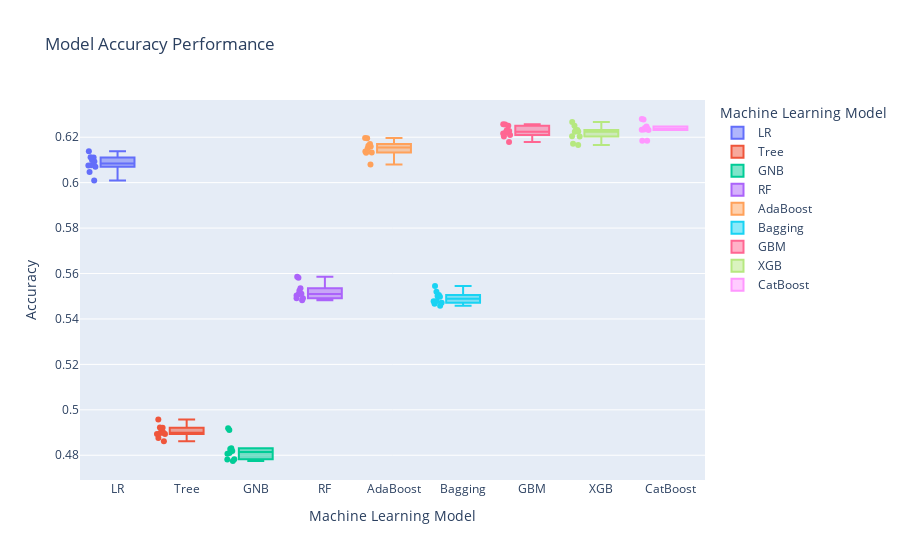

The code cell stored with this chart in its notebook:
### Code cell
fig = px.box(classifmod, x="Model", y="Accuracy", color="Model", points='all',
             labels={"Model": "Machine Learning Model",
                     "Accuracy": "Accuracy"},
             title="Model Accuracy Performance")
fig.show()
fig.write_html("products/plots/model_train_accuracies.html")

### Figure 1 — Plotly figure (JSON) as saved in the notebook; plotly's stock layout.template omitted (floating-point values rounded to 4 significant figures)
{"data": [{"alignmentgroup": "True", "boxpoints": "all", "hovertemplate": "Machine Learning Model=%{x}<br>Accuracy=%{y}<extra></extra>", "legendgroup": "LR", "marker": {"color": "#636efa"}, "name": "LR", "notched": false, "offsetgroup": "LR", "orientation": "v", "showlegend": true, "type": "box", "x": ["LR", "LR", "LR", "LR", "LR", "LR", "LR", "LR", "LR", "LR"], "x0": " ", "xaxis": "x", "y": [0.6075, 0.61, 0.607, 0.6093, 0.6076, 0.6138, 0.6111, 0.6046, 0.6111, 0.601], "y0": " ", "yaxis": "y"}, {"alignmentgroup": "True", "boxpoints": "all", "hovertemplate": "Machine Learning Model=%{x}<br>Accuracy=%{y}<extra></extra>", "legendgroup": "Tree", "marker": {"color": "#EF553B"}, "name": "Tree", "notched": false, "offsetgroup": "Tree", "orientation": "v", "showlegend": true, "type": "box", "x": ["Tree", "Tree", "Tree", "Tree", "Tree", "Tree", "Tree", "Tree", "Tree", "Tree"], "x0": " ", "xaxis": "x", "y": [0.4876, 0.4862, 0.4957, 0.4919, 0.4922, 0.4898, 0.4894, 0.4921, 0.49, 0.4894], "y0": " ", "yaxis": "y"}, {"alignmentgroup": "True", "boxpoints": "all", "hovertemplate": "Machine Learning Model=%{x}<br>Accuracy=%{y}<extra></extra>", "legendgroup": "GNB", "marker": {"color": "#00cc96"}, "name": "GNB", "notched": false, "offsetgroup": "GNB", "orientation": "v", "showlegend": true, "type": "box", "x": ["GNB", "GNB", "GNB", "GNB", "GNB", "GNB", "GNB", "GNB", "GNB", "GNB"], "x0": " ", "xaxis": "x", "y": [0.4806, 0.4783, 0.4919, 0.4775, 0.483, 0.4819, 0.4828, 0.4911, 0.4782, 0.481], "y0": " ", "yaxis": "y"}, {"alignmentgroup": "True", "boxpoints": "all", "hovertemplate": "Machine Learning Model=%{x}<br>Accuracy=%{y}<extra></extra>", "legendgroup": "RF", "marker": {"color": "#ab63fa"}, "name": "RF", "notched": false, "offsetgroup": "RF", "orientation": "v", "showlegend": true, "type": "box", "x": ["RF", "RF", "RF", "RF", "RF", "RF", "RF", "RF", "RF", "RF"], "x0": " ", "xaxis": "x", "y": [0.5503, 0.5492, 0.5582, 0.5511, 0.5586, 0.5509, 0.5482, 0.5491, 0.5525, 0.5535], "y0": " ", "yaxis": "y"}, {"alignmentgroup": "True", "boxpoints": "all", "hovertemplate": "Machine Learning Model=%{x}<br>Accuracy=%{y}<extra></extra>", "legendgroup": "AdaBoost", "marker": {"color": "#FFA15A"}, "name": "AdaBoost", "notched": false, "offsetgroup": "AdaBoost", "orientation": "v", "showlegend": true, "type": "box", "x": ["AdaBoost", "AdaBoost", "AdaBoost", "AdaBoost", "AdaBoost", "AdaBoost", "AdaBoost", "AdaBoost", "AdaBoost", "AdaBoost"], "x0": " ", "xaxis": "x", "y": [0.615, 0.6162, 0.6131, 0.6159, 0.6133, 0.6196, 0.617, 0.6137, 0.6195, 0.608], "y0": " ", "yaxis": "y"}, {"alignmentgroup": "True", "boxpoints": "all", "hovertemplate": "Machine Learning Model=%{x}<br>Accuracy=%{y}<extra></extra>", "legendgroup": "Bagging", "marker": {"color": "#19d3f3"}, "name": "Bagging", "notched": false, "offsetgroup": "Bagging", "orientation": "v", "showlegend": true, "type": "box", "x": ["Bagging", "Bagging", "Bagging", "Bagging", "Bagging", "Bagging", "Bagging", "Bagging", "Bagging", "Bagging"], "x0": " ", "xaxis": "x", "y": [0.5479, 0.5471, 0.5506, 0.5478, 0.5545, 0.5498, 0.5519, 0.5501, 0.5467, 0.5458], "y0": " ", "yaxis": "y"}, {"alignmentgroup": "True", "boxpoints": "all", "hovertemplate": "Machine Learning Model=%{x}<br>Accuracy=%{y}<extra></extra>", "legendgroup": "GBM", "marker": {"color": "#FF6692"}, "name": "GBM", "notched": false, "offsetgroup": "GBM", "orientation": "v", "showlegend": true, "type": "box", "x": ["GBM", "GBM", "GBM", "GBM", "GBM", "GBM", "GBM", "GBM", "GBM", "GBM"], "x0": " ", "xaxis": "x", "y": [0.6227, 0.625, 0.623, 0.6216, 0.621, 0.6256, 0.6257, 0.6203, 0.622, 0.6179], "y0": " ", "yaxis": "y"}, {"alignmentgroup": "True", "boxpoints": "all", "hovertemplate": "Machine Learning Model=%{x}<br>Accuracy=%{y}<extra></extra>", "legendgroup": "XGB", "marker": {"color": "#B6E880"}, "name": "XGB", "notched": false, "offsetgroup": "XGB", "orientation": "v", "showlegend": true, "type": "box", "x": ["XGB", "XGB", "XGB", "XGB", "XGB", "XGB", "XGB", "XGB", "XGB", "XGB"], "x0": " ", "xaxis": "x", "y": [0.6231, 0.6224, 0.6204, 0.6232, 0.6203, 0.6267, 0.625, 0.6166, 0.6225, 0.6171], "y0": " ", "yaxis": "y"}, {"alignmentgroup": "True", "boxpoints": "all", "hovertemplate": "Machine Learning Model=%{x}<br>Accuracy=%{y}<extra></extra>", "legendgroup": "CatBoost", "marker": {"color": "#FF97FF"}, "name": "CatBoost", "notched": false, "offsetgroup": "CatBoost", "orientation": "v", "showlegend": true, "type": "box", "x": ["CatBoost", "CatBoost", "CatBoost", "CatBoost", "CatBoost", "CatBoost", "CatBoost", "CatBoost", "CatBoost", "CatBoost"], "x0": " ", "xaxis": "x", "y": [0.6239, 0.6233, 0.6233, 0.6247, 0.6232, 0.6278, 0.628, 0.6184, 0.6241, 0.6184], "y0": " ", "yaxis": "y"}], "layout": {"boxmode": "overlay", "legend": {"title": {"text": "Machine Learning Model"}, "tracegroupgap": 0}, "title": {"text": "Model Accuracy Performance"}, "xaxis": {"anchor": "y", "categoryarray": ["LR", "Tree", "GNB", "RF", "AdaBoost", "Bagging", "GBM", "XGB", "CatBoost"], "categoryorder": "array", "domain": [0, 1], "title": {"text": "Machine Learning Model"}}, "yaxis": {"anchor": "x", "domain": [0, 1], "title": {"text": "Accuracy"}}}}
